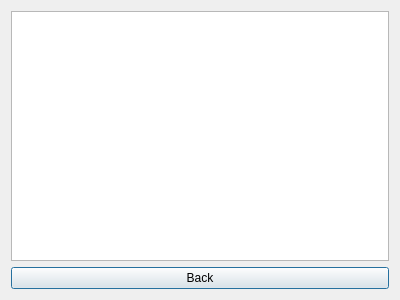
<?xml version="1.0" encoding="UTF-8"?>
<ui version="4.0">
 <class>Dialog_RemoveFigure</class>
 <widget class="QDialog" name="Dialog_RemoveFigure">
  <property name="geometry">
   <rect>
    <x>0</x>
    <y>0</y>
    <width>400</width>
    <height>300</height>
   </rect>
  </property>
  <property name="windowTitle">
   <string>Dialog</string>
  </property>
  <layout class="QGridLayout" name="gridLayout">
   <item row="0" column="0">
    <widget class="QTableWidget" name="tableWidget">
     <property name="columnCount">
      <number>0</number>
     </property>
    </widget>
   </item>
   <item row="1" column="0">
    <widget class="QPushButton" name="btn_back">
     <property name="text">
      <string>Back</string>
     </property>
    </widget>
   </item>
  </layout>
 </widget>
 <resources/>
 <connections>
  <connection>
   <sender>btn_back</sender>
   <signal>clicked()</signal>
   <receiver>Dialog_RemoveFigure</receiver>
   <slot>close()</slot>
   <hints>
    <hint type="sourcelabel">
     <x>292</x>
     <y>273</y>
    </hint>
    <hint type="destinationlabel">
     <x>309</x>
     <y>293</y>
    </hint>
   </hints>
  </connection>
 </connections>
</ui>
